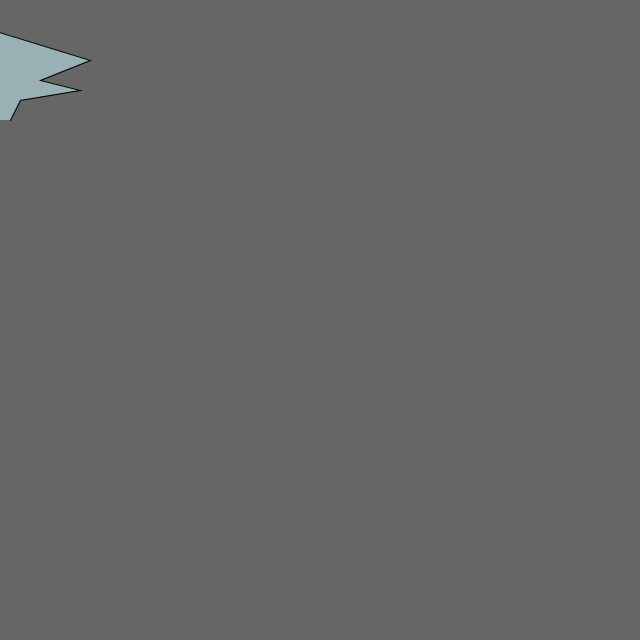
Frame 1 (no input)
Frame 60 (the mouse pressed at the canvas centre just before this capture): identical to frame 1, image omitted
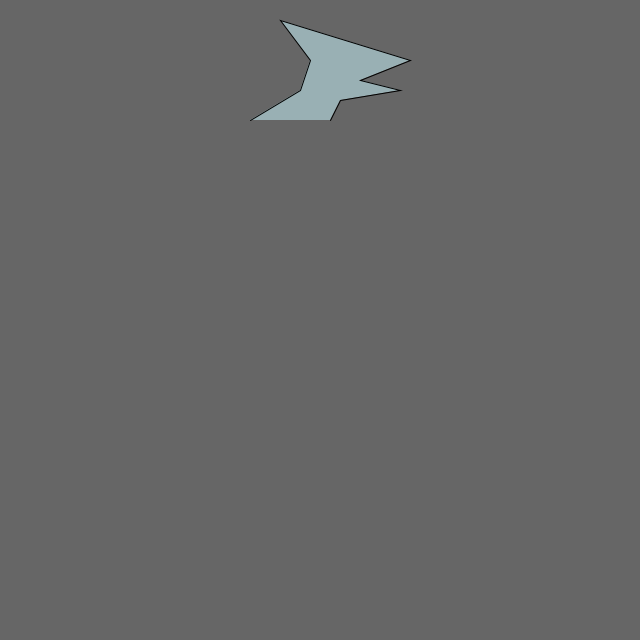
Frame 120 (the mouse held since frame 60 and released just before this capture)

The Processing sketch that drew these frames (run headless with seeded random() and noise(); from frame 60 on, the mouse is pressed at the canvas centre):

// Processing sketch: sketch_170328_example711
// ── sketch_170328_example711.pde
PShape dino;

/*
* 初期処理
* 初回のみ実行
*/
void setup() {
  size(640, 640);
  dino = createShape();
  dino.beginShape();
  dino.fill(153, 176, 180);
  dino.vertex(50, 120);
  dino.vertex(100, 90);
  dino.vertex(110, 60);
  dino.vertex(80, 20);
  dino.vertex(210, 60);
  dino.vertex(160, 80);
  dino.vertex(200, 90);
  dino.vertex(140, 100);
  dino.vertex(130, 120);
  dino.endShape();
}

/*
* 描写処理
* 実行中は繰返し実行
*/
void draw() {
  background(102);
  translate(mouseX - 120, 0);
  shape(dino, 0, 0);
}
